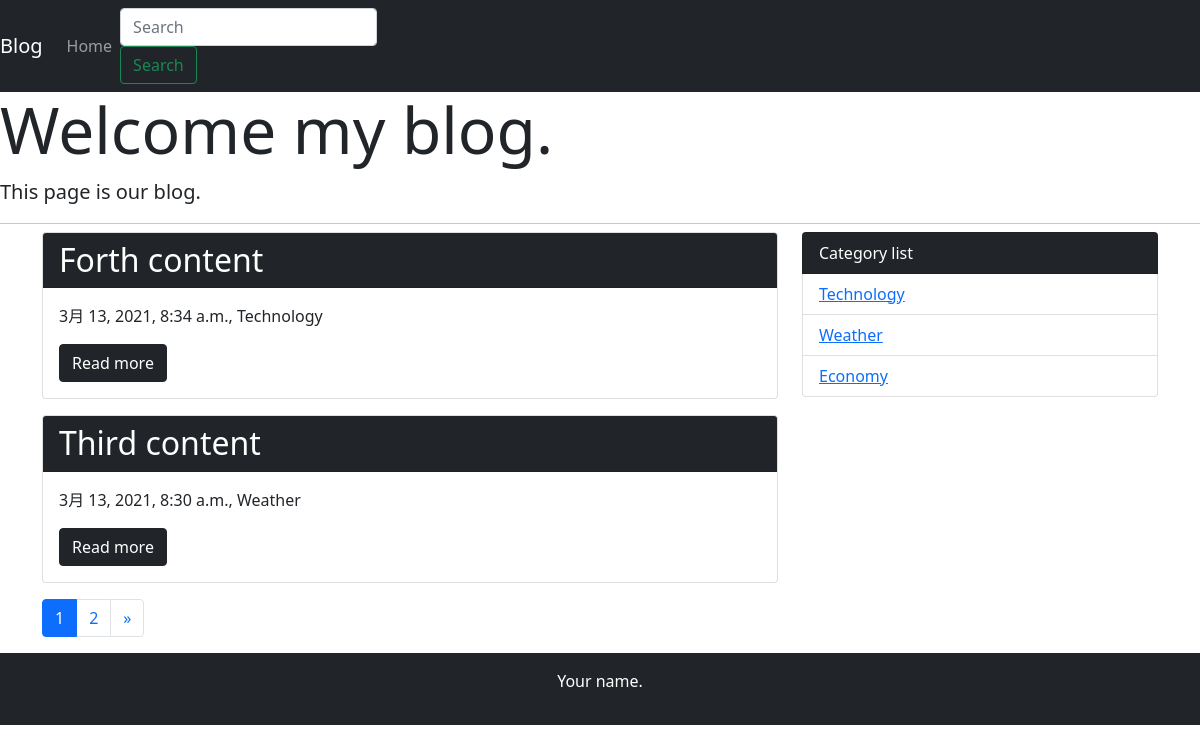
Before: / with the older database file.
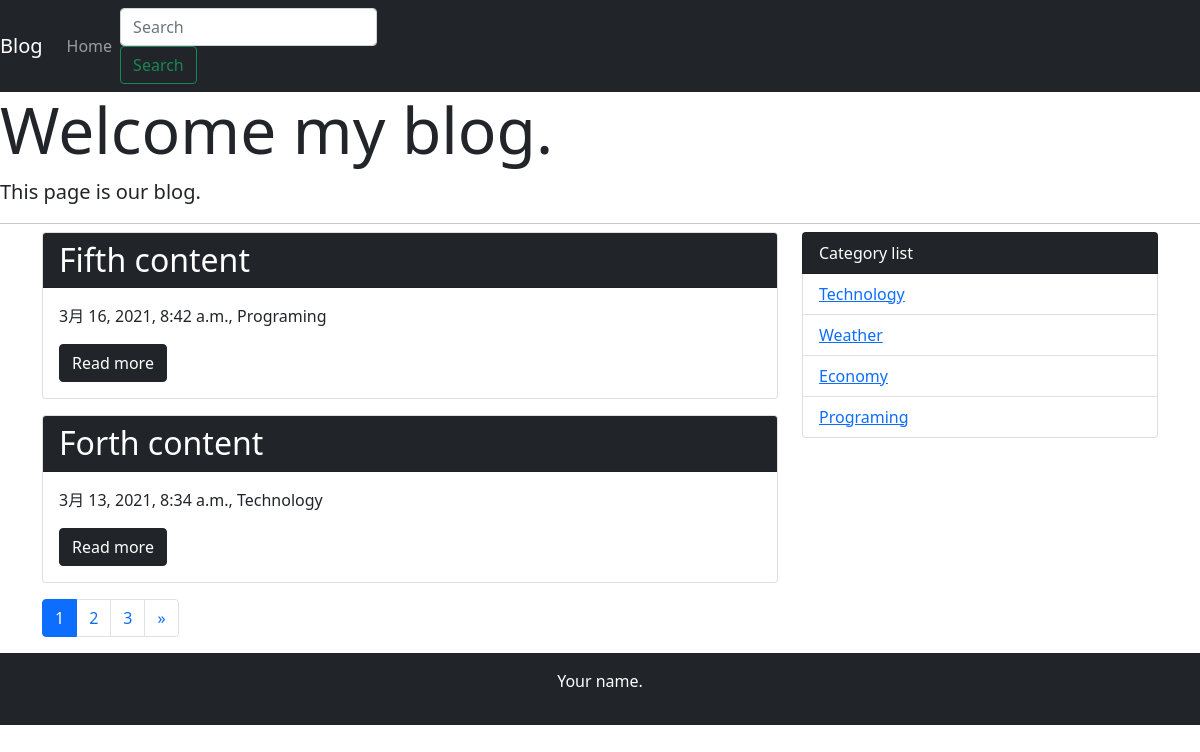
After: the same page with the newer database file.
### blog/models.py (models this page shows, shortened)
class Post(models.Model):
    title = models.CharField('title', max_length=255)
    text = models.TextField('content')
    created_at = models.DateTimeField('created_date', default=timezone.now)
    category = models.ForeignKey(Category, verbose_name='category', on_delete=models.PROTECT)

class Category(models.Model):
    name = models.CharField('category_name', max_length=255)
    created_at = models.DateTimeField('created_date', default=timezone.now)
    def __str__(self):
        return self.name

### blog/views.py (the view)
# urls.py: path('', views.IndexView.as_view(), name='index'),
class IndexView(generic.ListView):
    model = Post
    paginate_by = 2
    def get_queryset(self):
        queryset = Post.objects.order_by('-created_at')
        keyword = self.request.GET.get('search-key')
        if keyword:
            queryset = queryset.filter(
                Q(title__icontains=keyword) | Q(text__icontains=keyword)
            )
        return queryset

### blog/context_process.py (called while the page is built)
def common(request):
    context = {
        'category_list': Category.objects.all(),
    }
    return context

### blog/templatetags/mytag.py (called while the page is built)
@register.simple_tag
def url_replace(request, field, value):
    url_dict = request.GET.copy()
    url_dict[field] = value
    return url_dict.urlencode()

### blog/templates/blog/post_list.html
{% extends 'blog/base.html' %}
{% block content %}
{% for post in post_list %}
    <div class="card mb-3">
        <h2 class="card-header bg-dark text-white">{{ post.title }}</h2>
        <div class="card-body">
            <p>{{ post.created_at }}, {{ post.category }}</p>
        <a href="#!" class="btn btn-dark">Read more</a>
        </div>
    </div>
{% endfor %}
{% include 'blog/page.html' %}
{% endblock content %}

### blog/templates/blog/base.html (shortened to what this page needs)
<!doctype html>
<html lang="ja">
  <head>
    <link href="https://cdn.jsdelivr.net/npm/bootstrap@5.0.0-beta2/dist/css/bootstrap.min.css" rel="stylesheet">
  </head>
  <body>
    <nav class="navbar navbar-expand-lg navbar-dark bg-dark">
      <a class="navbar-brand" href="#">Blog</a>
      <div class="collapse navbar-collapse" id="navbarSupportedContent">
        <ul class="navbar-nav mr-auto">
          <li class="nav-item active">
            <a class="nav-link" href="{% url 'blog:index' %}">Home</a>
          </li>
        </ul>
        <form class="form-inline my-2 my-lg-0" method="GET" action="{% url 'blog:index' %}">
          <input class="form-control mr-sm-2" type="text" placeholder="Search" aria-label="Search" name='search-key'>
          <button class="btn btn-outline-success .my-2 my-sm-0" type="submit">Search</button>
        </form>
      </div>
    </nav>
      <div class="jumbotron">
        <h1 class="display-3">Welcome my blog.</h1>
        <p class="lead">This page is our blog.</p>
        <hr class="my-2">
      </div>
      <div class="container">
        <div class="row">
          <div class="col-md-8">
            {% block content %}
            {% endblock content %}
          </div>
          <div class="col-md-4">
            <ul class="list-group">
              <li class="list-group-item bg-dark text-white">Category list</li>
              {% for category in category_list %}
                <li class="list-group-item"><a href="{% url 'blog:category' category.pk %}">{{ category }}</a></li>
              {% endfor %}
            </ul>
          </div>
        </div>
      </div>
      <footer class="bg-dark text-white text-center py-3">
        <p>Your name.</p>
      </footer>
  </body>
</html>

Changed rows visible on the page:
no longer on this page (row unchanged): Post: title "Third content", created_at "3月 13, 2021, 8:30 a.m.", category "Weather"
added Post: title "Fifth content", created_at "3月 16, 2021, 8:42 a.m.", category "Programing"
added Category: name "Programing"
Other visible differences:
new list line: "3"
